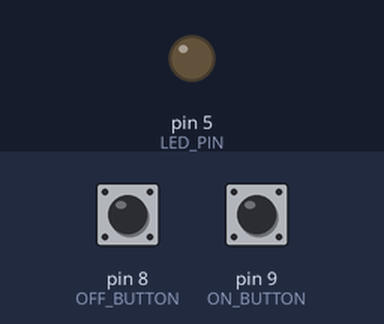
A sketch run on a simulated Arduino Uno, built with avr-gcc and run on an emulated ATmega328P. Shown: output pins drawn as LEDs (lit = HIGH). Inputs (shaded band) come from the test bench; at power-on: pin 9 (ON_BUTTON) HIGH, pin 8 (OFF_BUTTON) HIGH.

Above: at 1.2 s.
1.3 s: pin 9 (ON_BUTTON) pulled LOW for 0.15 s
At 1.9 s:
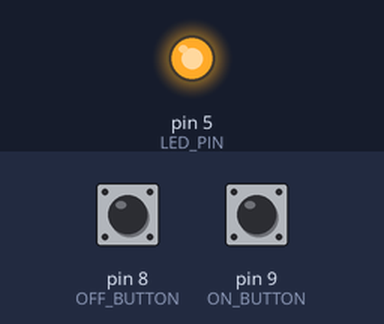
2.9 s: pin 8 (OFF_BUTTON) pulled LOW for 0.15 s
At 3.2 s:
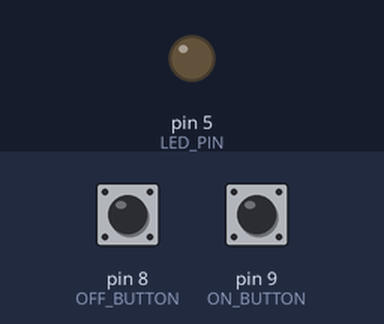
4.5 s: pin 9 (ON_BUTTON) pulled LOW for 1 s
At 5.6 s:
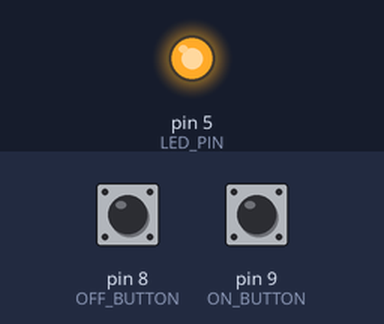
7.0 s: pin 8 (OFF_BUTTON) driven LOW and pin 9 (ON_BUTTON) driven LOW
At 7.8 s:
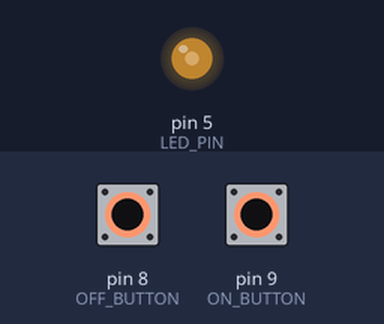
8.5 s: pin 8 (OFF_BUTTON) driven HIGH
At 9.6 s:
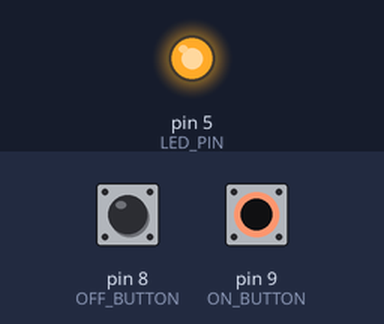
Timing chart, 0 to 11.0 s (numbered marks = the images above; inputs shaded):
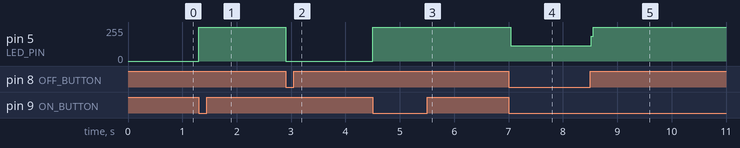

The sketch:

sketch_jan27a.ino
```cpp
/*
 * Video Link:
 * https://youtu.be/0mYzH-QZBWg
 */

#define LED_PIN 5
#define ON_BUTTON 9
#define OFF_BUTTON 8


void setup() {
  // put your setup code here, to run once:
  pinMode(LED_PIN, OUTPUT);
  pinMode(ON_BUTTON, INPUT_PULLUP);
  pinMode(OFF_BUTTON, INPUT_PULLUP);
}

void loop() {
  // put your main code here, to run repeatedly:
  if(digitalRead(ON_BUTTON) == LOW) {
    digitalWrite(LED_PIN, HIGH);
  }
  if(digitalRead(OFF_BUTTON) == LOW) {
    digitalWrite(LED_PIN, LOW);
  }
}
```

Measured:
- after the input at 1.3 s, pin 5 (LED_PIN): 0/255 → 255/255 at once
- after the input at 2.9 s, pin 5 (LED_PIN): 255/255 → 0/255 at once
- after the input at 4.5 s, pin 5 (LED_PIN): 0/255 → 255/255 at once
- after the input at 7.0 s, pin 5 (LED_PIN): 255/255 → 113/255 at once
- after the input at 8.5 s, pin 5 (LED_PIN): 113/255 → 255/255 at once
